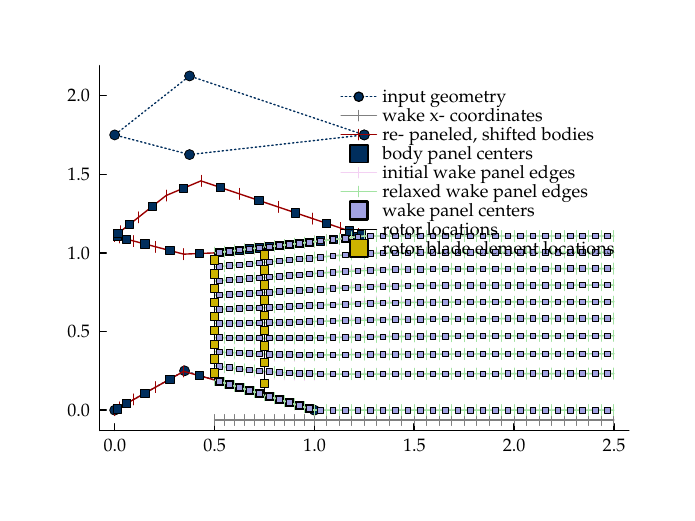

Generate this figure with Julia:
using DuctTAPE
using FLOWMath
include("../plots_default.jl")
pyplot()

#---------------------------------#
#      Duct and Hub Geometry      #
#---------------------------------#
# duct geometry
duct_x = [1.25; 0.375; 0.0; 0.375; 1.25]
duct_r = 0.75 .+ [1.0; 0.875; 1.0; 1.375; 1.0]
duct_coordinates = [duct_x duct_r]

# hub geometry
hub_x = [0.0; 0.35; 1.0]
hub_r = [0.0; 0.25; 0.0]
hub_coordinates = [hub_x hub_r]

# Required rotor information for duct and wake generation
xrotors = [0.5; 0.75]
Rtip = 1.0 # leading rotor tip radius

# non-dimensional wake length
wake_length = 1.0

# number of wakes for each rotor (synonymous with number of blade elements)
nwake_sheets = 10

# number of panels between discrete points
# in this case, 5 panels between rotors, 5 panels between last rotor and hub te, 3 panels between hub and duct te's, and 20 panels from duct TE to end of wake
npanels = [5; 5; 4; 20]

# discretize the wake x-coordinates
xwake, rotor_indices = DuctTAPE.discretize_wake(
    duct_coordinates, hub_coordinates, xrotors, wake_length, nwake_sheets, npanels
)

# number of panels between hub leading edge and first rotor
nhub_inlet = 5

# number of panels between duct leading edge and first rotor
nduct_inlet = 5

# number of panels on duct outer surface
nduct_outer = 10

# update the body paneling to match the wake discretization
new_duct_xr, new_hub_xr = DuctTAPE.update_body_geometry(
    duct_coordinates,
    hub_coordinates,
    xwake,
    nhub_inlet,
    nduct_inlet,
    nduct_outer;
    finterp=FLOWMath.linear,
)

# shift the duct geometry according to the leading rotor tip radius, and return the rotor hub and tip dimensions for all rotors
trans_duct_xr, Rtips, Rhubs = DuctTAPE.place_duct(new_duct_xr, new_hub_xr, Rtip, xrotors)

# generate the body panels
body_panels = DuctTAPE.generate_body_panels(trans_duct_xr, new_hub_xr)

## -- PLOT -- ##
plot(duct_x, duct_r; label="input geometry", color=mycolors[1], marker=true, linestyle=:dot)
plot!(hub_x, hub_r; label="", color=mycolors[1], marker=true, linestyle=:dot)
plot!(
    xwake,
    -0.0625 * ones(length(xwake));
    markershape=:vline,
    label="wake x-coordinates",
)
plot!(
    trans_duct_xr[:, 1],
    trans_duct_xr[:, 2];
    color=mycolors[2],
    markershape=:vline,
    label="re-paneled, shifted bodies",
)
plot!(new_hub_xr[:, 1], new_hub_xr[:, 2]; color=mycolors[2], markershape=:vline, label="")

for i in 1:length(body_panels)
    mylabel = i == 1 ? "body panel centers" : ""
    plot!(
        body_panels[i].panel_center[:, 1],
        body_panels[i].panel_center[:, 2];
        seriestype=:scatter,
        markersize=3,
        markershape=:square,
        color=mycolors[1],
        label=mylabel,
    )
end

#---------------------------------#
#              WAKE               #
#---------------------------------#
# get discretization of wakes at leading rotor position
rwake = range(Rhub[1], Rtip[1], nwake_sheets)

# initialize wake grid
xgrid, rgrid = DuctTAPE.initialize_wake_grid(trans_duct_xr, new_hub_xr, xwake, rwake)
for i in 1:length(rwake)
    mylabel = i == 1 ? "initial wake panel edges" : ""
    plot!(xgrid[:, i], rgrid[:, i]; markershape=:vline, color=mycolors[5], label=mylabel)
end

# Relax Grid
DuctTAPE.relax_grid!(xgrid, rgrid; max_iterations=100, tol=1e-9, verbose=false)
for i in 1:length(rwake)
    mylabel = i == 1 ? "relaxed wake panel edges" : ""
    plot!(xgrid[:, i], rgrid[:, i]; markershape=:vline, color=mycolors[4], label=mylabel)
end

# create wake panels
wake_panels = DuctTAPE.generate_wake_panels(xgrid, rgrid)

## -- PLOT -- ##
for i in 1:length(wake_panels)
    mylabel = i == 1 ? "wake panel centers" : ""
    plot!(
        wake_panels[i].panel_center[:, 1],
        wake_panels[i].panel_center[:, 2];
        seriestype=:scatter,
        markersize=2,
        markershape=:square,
        color=mycolors[7],
        label=mylabel,
    )
end

#---------------------------------#
#             ROTORS              #
#---------------------------------#
# rotor parameters
rotor1_parameters = (;
    B=2,
    omega=50,
    xrotor=xrotors[1],
    rblade=[0.0, 1.0],
    chords=[0.5, 0.25],
    twists=[50.0, 10.0],
    airfoils=[nothing, nothing],
)

# stator parameters
rotor2_parameters = (; rotor1_parameters..., xrotor=xrotors[2])

# array with rotor and stator parameters
rotor_parameters = [rotor1_parameters, rotor2_parameters]

# generate rotor source panel objects
rotor_source_panels = [
    DuctTAPE.generate_rotor_panels(xrotors[i], rgrid[rotor_indices[i], :]) for
    i in 1:length(xrotors)
]

## -- PLOT -- ##
plot!(xrotors[1] * ones(2), [Rhubs[1]; Rtips[1]]; color=:black, label="rotor locations")
plot!(xrotors[2] * ones(2), [Rhubs[2]; Rtips[2]]; color=:black, label="")
plot!(
    rotor_source_panels[1].panel_center[:, 1],
    rotor_source_panels[1].panel_center[:, 2];
    seriestype=:scatter,
    markersize=3,
    markershape=:square,
    color=mycolors[6],
    label="rotor blade element locations",
)
plot!(
    rotor_source_panels[2].panel_center[:, 1],
    rotor_source_panels[2].panel_center[:, 2];
    seriestype=:scatter,
    markersize=3,
    markershape=:square,
    color=mycolors[6],
    label="",
)

# blade elements for rotors
blade_elements = [
    DuctTAPE.generate_blade_elements(
        rotor_parameters[i].B,
        rotor_parameters[i].omega,
        rotor_parameters[i].xrotor,
        rotor_parameters[i].rblade,
        rotor_parameters[i].chords,
        rotor_parameters[i].twists,
        rotor_parameters[i].airfoils,
        Rtips[i],
        Rhubs[i],
        rotor_source_panels[i].panel_center[:, 2],
    ) for i in 1:length(xrotors)
]

savefig("examples/basic_geometry_setup.pdf")
